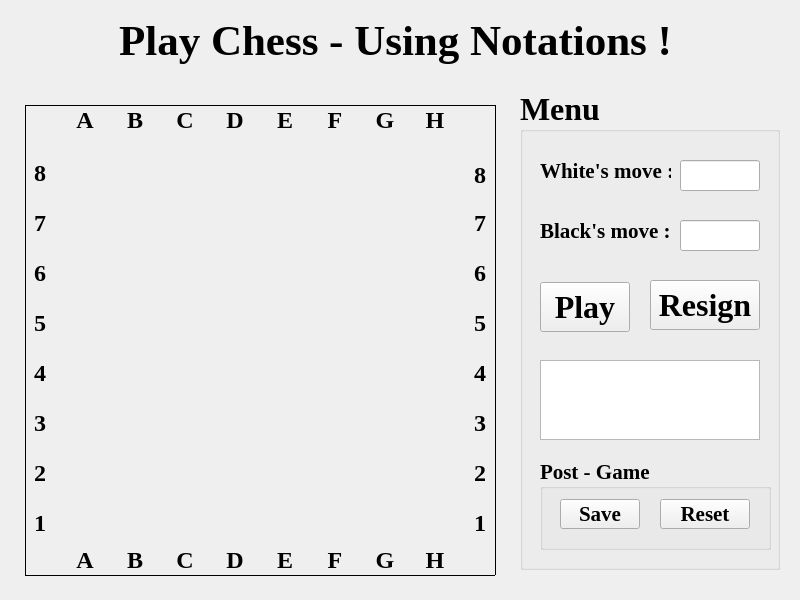
<?xml version="1.0" encoding="UTF-8"?>
<ui version="4.0">
 <class>MainWindow</class>
 <widget class="QMainWindow" name="MainWindow">
  <property name="geometry">
   <rect>
    <x>0</x>
    <y>0</y>
    <width>800</width>
    <height>600</height>
   </rect>
  </property>
  <property name="windowTitle">
   <string>Chess {410,140,50,50}</string>
  </property>
  <widget class="QWidget" name="centralwidget">
   <widget class="Line" name="line">
    <property name="geometry">
     <rect>
      <x>25</x>
      <y>100</y>
      <width>470</width>
      <height>10</height>
     </rect>
    </property>
    <property name="frameShadow">
     <enum>QFrame::Plain</enum>
    </property>
    <property name="orientation">
     <enum>Qt::Horizontal</enum>
    </property>
   </widget>
   <widget class="Line" name="line_2">
    <property name="geometry">
     <rect>
      <x>20</x>
      <y>106</y>
      <width>10</width>
      <height>470</height>
     </rect>
    </property>
    <property name="frameShadow">
     <enum>QFrame::Plain</enum>
    </property>
    <property name="orientation">
     <enum>Qt::Vertical</enum>
    </property>
   </widget>
   <widget class="Line" name="line_3">
    <property name="geometry">
     <rect>
      <x>490</x>
      <y>105</y>
      <width>10</width>
      <height>470</height>
     </rect>
    </property>
    <property name="frameShadow">
     <enum>QFrame::Plain</enum>
    </property>
    <property name="orientation">
     <enum>Qt::Vertical</enum>
    </property>
   </widget>
   <widget class="Line" name="line_4">
    <property name="geometry">
     <rect>
      <x>25</x>
      <y>570</y>
      <width>470</width>
      <height>10</height>
     </rect>
    </property>
    <property name="frameShadow">
     <enum>QFrame::Plain</enum>
    </property>
    <property name="orientation">
     <enum>Qt::Horizontal</enum>
    </property>
   </widget>
   <widget class="QLabel" name="label">
    <property name="geometry">
     <rect>
      <x>60</x>
      <y>110</y>
      <width>50</width>
      <height>20</height>
     </rect>
    </property>
    <property name="font">
     <font>
      <family>Times New Roman</family>
      <pointsize>18</pointsize>
      <weight>75</weight>
      <bold>true</bold>
     </font>
    </property>
    <property name="text">
     <string>A</string>
    </property>
    <property name="alignment">
     <set>Qt::AlignCenter</set>
    </property>
   </widget>
   <widget class="QLabel" name="label_2">
    <property name="geometry">
     <rect>
      <x>110</x>
      <y>110</y>
      <width>50</width>
      <height>20</height>
     </rect>
    </property>
    <property name="font">
     <font>
      <family>Times New Roman</family>
      <pointsize>18</pointsize>
      <weight>75</weight>
      <bold>true</bold>
     </font>
    </property>
    <property name="text">
     <string>B</string>
    </property>
    <property name="alignment">
     <set>Qt::AlignCenter</set>
    </property>
   </widget>
   <widget class="QLabel" name="label_3">
    <property name="geometry">
     <rect>
      <x>160</x>
      <y>110</y>
      <width>50</width>
      <height>20</height>
     </rect>
    </property>
    <property name="font">
     <font>
      <family>Times New Roman</family>
      <pointsize>18</pointsize>
      <weight>75</weight>
      <bold>true</bold>
     </font>
    </property>
    <property name="text">
     <string>C</string>
    </property>
    <property name="alignment">
     <set>Qt::AlignCenter</set>
    </property>
   </widget>
   <widget class="QLabel" name="label_4">
    <property name="geometry">
     <rect>
      <x>210</x>
      <y>110</y>
      <width>50</width>
      <height>20</height>
     </rect>
    </property>
    <property name="font">
     <font>
      <family>Times New Roman</family>
      <pointsize>18</pointsize>
      <weight>75</weight>
      <bold>true</bold>
     </font>
    </property>
    <property name="text">
     <string>D</string>
    </property>
    <property name="alignment">
     <set>Qt::AlignCenter</set>
    </property>
   </widget>
   <widget class="QLabel" name="label_5">
    <property name="geometry">
     <rect>
      <x>260</x>
      <y>110</y>
      <width>50</width>
      <height>20</height>
     </rect>
    </property>
    <property name="font">
     <font>
      <family>Times New Roman</family>
      <pointsize>18</pointsize>
      <weight>75</weight>
      <bold>true</bold>
     </font>
    </property>
    <property name="text">
     <string>E</string>
    </property>
    <property name="alignment">
     <set>Qt::AlignCenter</set>
    </property>
   </widget>
   <widget class="QLabel" name="label_6">
    <property name="geometry">
     <rect>
      <x>360</x>
      <y>110</y>
      <width>50</width>
      <height>20</height>
     </rect>
    </property>
    <property name="font">
     <font>
      <family>Times New Roman</family>
      <pointsize>18</pointsize>
      <weight>75</weight>
      <bold>true</bold>
     </font>
    </property>
    <property name="text">
     <string>G</string>
    </property>
    <property name="alignment">
     <set>Qt::AlignCenter</set>
    </property>
   </widget>
   <widget class="QLabel" name="label_7">
    <property name="geometry">
     <rect>
      <x>310</x>
      <y>110</y>
      <width>50</width>
      <height>20</height>
     </rect>
    </property>
    <property name="font">
     <font>
      <family>Times New Roman</family>
      <pointsize>18</pointsize>
      <weight>75</weight>
      <bold>true</bold>
     </font>
    </property>
    <property name="text">
     <string>F</string>
    </property>
    <property name="alignment">
     <set>Qt::AlignCenter</set>
    </property>
   </widget>
   <widget class="QLabel" name="label_8">
    <property name="geometry">
     <rect>
      <x>410</x>
      <y>110</y>
      <width>50</width>
      <height>20</height>
     </rect>
    </property>
    <property name="font">
     <font>
      <family>Times New Roman</family>
      <pointsize>18</pointsize>
      <weight>75</weight>
      <bold>true</bold>
     </font>
    </property>
    <property name="text">
     <string>H</string>
    </property>
    <property name="alignment">
     <set>Qt::AlignCenter</set>
    </property>
   </widget>
   <widget class="QLabel" name="label_9">
    <property name="geometry">
     <rect>
      <x>30</x>
      <y>510</y>
      <width>20</width>
      <height>26</height>
     </rect>
    </property>
    <property name="font">
     <font>
      <family>Times New Roman</family>
      <pointsize>18</pointsize>
      <weight>75</weight>
      <bold>true</bold>
     </font>
    </property>
    <property name="text">
     <string>1</string>
    </property>
    <property name="alignment">
     <set>Qt::AlignCenter</set>
    </property>
   </widget>
   <widget class="QLabel" name="label_10">
    <property name="geometry">
     <rect>
      <x>30</x>
      <y>460</y>
      <width>20</width>
      <height>26</height>
     </rect>
    </property>
    <property name="font">
     <font>
      <family>Times New Roman</family>
      <pointsize>18</pointsize>
      <weight>75</weight>
      <bold>true</bold>
     </font>
    </property>
    <property name="text">
     <string>2</string>
    </property>
    <property name="alignment">
     <set>Qt::AlignCenter</set>
    </property>
   </widget>
   <widget class="QLabel" name="label_11">
    <property name="geometry">
     <rect>
      <x>30</x>
      <y>360</y>
      <width>20</width>
      <height>26</height>
     </rect>
    </property>
    <property name="font">
     <font>
      <family>Times New Roman</family>
      <pointsize>18</pointsize>
      <weight>75</weight>
      <bold>true</bold>
     </font>
    </property>
    <property name="text">
     <string>4</string>
    </property>
    <property name="alignment">
     <set>Qt::AlignCenter</set>
    </property>
   </widget>
   <widget class="QLabel" name="label_12">
    <property name="geometry">
     <rect>
      <x>30</x>
      <y>210</y>
      <width>20</width>
      <height>26</height>
     </rect>
    </property>
    <property name="font">
     <font>
      <family>Times New Roman</family>
      <pointsize>18</pointsize>
      <weight>75</weight>
      <bold>true</bold>
     </font>
    </property>
    <property name="text">
     <string>7</string>
    </property>
    <property name="alignment">
     <set>Qt::AlignCenter</set>
    </property>
   </widget>
   <widget class="QLabel" name="label_13">
    <property name="geometry">
     <rect>
      <x>30</x>
      <y>410</y>
      <width>20</width>
      <height>26</height>
     </rect>
    </property>
    <property name="font">
     <font>
      <family>Times New Roman</family>
      <pointsize>18</pointsize>
      <weight>75</weight>
      <bold>true</bold>
     </font>
    </property>
    <property name="text">
     <string>3</string>
    </property>
    <property name="alignment">
     <set>Qt::AlignCenter</set>
    </property>
   </widget>
   <widget class="QLabel" name="label_14">
    <property name="geometry">
     <rect>
      <x>30</x>
      <y>260</y>
      <width>20</width>
      <height>26</height>
     </rect>
    </property>
    <property name="font">
     <font>
      <family>Times New Roman</family>
      <pointsize>18</pointsize>
      <weight>75</weight>
      <bold>true</bold>
     </font>
    </property>
    <property name="text">
     <string>6</string>
    </property>
    <property name="alignment">
     <set>Qt::AlignCenter</set>
    </property>
   </widget>
   <widget class="QLabel" name="label_15">
    <property name="geometry">
     <rect>
      <x>30</x>
      <y>310</y>
      <width>20</width>
      <height>26</height>
     </rect>
    </property>
    <property name="font">
     <font>
      <family>Times New Roman</family>
      <pointsize>18</pointsize>
      <weight>75</weight>
      <bold>true</bold>
     </font>
    </property>
    <property name="text">
     <string>5</string>
    </property>
    <property name="alignment">
     <set>Qt::AlignCenter</set>
    </property>
   </widget>
   <widget class="QLabel" name="label_16">
    <property name="geometry">
     <rect>
      <x>30</x>
      <y>160</y>
      <width>20</width>
      <height>26</height>
     </rect>
    </property>
    <property name="font">
     <font>
      <family>Times New Roman</family>
      <pointsize>18</pointsize>
      <weight>75</weight>
      <bold>true</bold>
     </font>
    </property>
    <property name="text">
     <string>8</string>
    </property>
    <property name="alignment">
     <set>Qt::AlignCenter</set>
    </property>
   </widget>
   <widget class="QLabel" name="label_17">
    <property name="geometry">
     <rect>
      <x>470</x>
      <y>510</y>
      <width>20</width>
      <height>26</height>
     </rect>
    </property>
    <property name="font">
     <font>
      <family>Times New Roman</family>
      <pointsize>18</pointsize>
      <weight>75</weight>
      <bold>true</bold>
     </font>
    </property>
    <property name="text">
     <string>1</string>
    </property>
    <property name="alignment">
     <set>Qt::AlignCenter</set>
    </property>
   </widget>
   <widget class="QLabel" name="label_18">
    <property name="geometry">
     <rect>
      <x>470</x>
      <y>410</y>
      <width>20</width>
      <height>26</height>
     </rect>
    </property>
    <property name="font">
     <font>
      <family>Times New Roman</family>
      <pointsize>18</pointsize>
      <weight>75</weight>
      <bold>true</bold>
     </font>
    </property>
    <property name="text">
     <string>3</string>
    </property>
    <property name="alignment">
     <set>Qt::AlignCenter</set>
    </property>
   </widget>
   <widget class="QLabel" name="label_19">
    <property name="geometry">
     <rect>
      <x>470</x>
      <y>460</y>
      <width>20</width>
      <height>26</height>
     </rect>
    </property>
    <property name="font">
     <font>
      <family>Times New Roman</family>
      <pointsize>18</pointsize>
      <weight>75</weight>
      <bold>true</bold>
     </font>
    </property>
    <property name="text">
     <string>2</string>
    </property>
    <property name="alignment">
     <set>Qt::AlignCenter</set>
    </property>
   </widget>
   <widget class="QLabel" name="label_20">
    <property name="geometry">
     <rect>
      <x>470</x>
      <y>360</y>
      <width>20</width>
      <height>26</height>
     </rect>
    </property>
    <property name="font">
     <font>
      <family>Times New Roman</family>
      <pointsize>18</pointsize>
      <weight>75</weight>
      <bold>true</bold>
     </font>
    </property>
    <property name="text">
     <string>4</string>
    </property>
    <property name="alignment">
     <set>Qt::AlignCenter</set>
    </property>
   </widget>
   <widget class="QLabel" name="label_21">
    <property name="geometry">
     <rect>
      <x>470</x>
      <y>310</y>
      <width>20</width>
      <height>26</height>
     </rect>
    </property>
    <property name="font">
     <font>
      <family>Times New Roman</family>
      <pointsize>18</pointsize>
      <weight>75</weight>
      <bold>true</bold>
     </font>
    </property>
    <property name="text">
     <string>5</string>
    </property>
    <property name="alignment">
     <set>Qt::AlignCenter</set>
    </property>
   </widget>
   <widget class="QLabel" name="label_22">
    <property name="geometry">
     <rect>
      <x>470</x>
      <y>260</y>
      <width>20</width>
      <height>26</height>
     </rect>
    </property>
    <property name="font">
     <font>
      <family>Times New Roman</family>
      <pointsize>18</pointsize>
      <weight>75</weight>
      <bold>true</bold>
     </font>
    </property>
    <property name="text">
     <string>6</string>
    </property>
    <property name="alignment">
     <set>Qt::AlignCenter</set>
    </property>
   </widget>
   <widget class="QLabel" name="label_23">
    <property name="geometry">
     <rect>
      <x>470</x>
      <y>210</y>
      <width>20</width>
      <height>26</height>
     </rect>
    </property>
    <property name="font">
     <font>
      <family>Times New Roman</family>
      <pointsize>18</pointsize>
      <weight>75</weight>
      <bold>true</bold>
     </font>
    </property>
    <property name="text">
     <string>7</string>
    </property>
    <property name="alignment">
     <set>Qt::AlignCenter</set>
    </property>
   </widget>
   <widget class="QLabel" name="label_24">
    <property name="geometry">
     <rect>
      <x>470</x>
      <y>160</y>
      <width>20</width>
      <height>30</height>
     </rect>
    </property>
    <property name="font">
     <font>
      <family>Times New Roman</family>
      <pointsize>18</pointsize>
      <weight>75</weight>
      <bold>true</bold>
     </font>
    </property>
    <property name="text">
     <string>8</string>
    </property>
    <property name="alignment">
     <set>Qt::AlignCenter</set>
    </property>
   </widget>
   <widget class="QLabel" name="label_25">
    <property name="geometry">
     <rect>
      <x>60</x>
      <y>550</y>
      <width>50</width>
      <height>20</height>
     </rect>
    </property>
    <property name="font">
     <font>
      <family>Times New Roman</family>
      <pointsize>18</pointsize>
      <weight>75</weight>
      <bold>true</bold>
     </font>
    </property>
    <property name="text">
     <string>A</string>
    </property>
    <property name="alignment">
     <set>Qt::AlignCenter</set>
    </property>
   </widget>
   <widget class="QLabel" name="label_26">
    <property name="geometry">
     <rect>
      <x>260</x>
      <y>550</y>
      <width>50</width>
      <height>20</height>
     </rect>
    </property>
    <property name="font">
     <font>
      <family>Times New Roman</family>
      <pointsize>18</pointsize>
      <weight>75</weight>
      <bold>true</bold>
     </font>
    </property>
    <property name="text">
     <string>E</string>
    </property>
    <property name="alignment">
     <set>Qt::AlignCenter</set>
    </property>
   </widget>
   <widget class="QLabel" name="label_27">
    <property name="geometry">
     <rect>
      <x>110</x>
      <y>550</y>
      <width>50</width>
      <height>20</height>
     </rect>
    </property>
    <property name="font">
     <font>
      <family>Times New Roman</family>
      <pointsize>18</pointsize>
      <weight>75</weight>
      <bold>true</bold>
     </font>
    </property>
    <property name="text">
     <string>B</string>
    </property>
    <property name="alignment">
     <set>Qt::AlignCenter</set>
    </property>
   </widget>
   <widget class="QLabel" name="label_28">
    <property name="geometry">
     <rect>
      <x>210</x>
      <y>550</y>
      <width>50</width>
      <height>20</height>
     </rect>
    </property>
    <property name="font">
     <font>
      <family>Times New Roman</family>
      <pointsize>18</pointsize>
      <weight>75</weight>
      <bold>true</bold>
     </font>
    </property>
    <property name="text">
     <string>D</string>
    </property>
    <property name="alignment">
     <set>Qt::AlignCenter</set>
    </property>
   </widget>
   <widget class="QLabel" name="label_29">
    <property name="geometry">
     <rect>
      <x>360</x>
      <y>550</y>
      <width>50</width>
      <height>20</height>
     </rect>
    </property>
    <property name="font">
     <font>
      <family>Times New Roman</family>
      <pointsize>18</pointsize>
      <weight>75</weight>
      <bold>true</bold>
     </font>
    </property>
    <property name="text">
     <string>G</string>
    </property>
    <property name="alignment">
     <set>Qt::AlignCenter</set>
    </property>
   </widget>
   <widget class="QLabel" name="label_30">
    <property name="geometry">
     <rect>
      <x>310</x>
      <y>550</y>
      <width>50</width>
      <height>20</height>
     </rect>
    </property>
    <property name="font">
     <font>
      <family>Times New Roman</family>
      <pointsize>18</pointsize>
      <weight>75</weight>
      <bold>true</bold>
     </font>
    </property>
    <property name="text">
     <string>F</string>
    </property>
    <property name="alignment">
     <set>Qt::AlignCenter</set>
    </property>
   </widget>
   <widget class="QLabel" name="label_31">
    <property name="geometry">
     <rect>
      <x>410</x>
      <y>550</y>
      <width>50</width>
      <height>20</height>
     </rect>
    </property>
    <property name="font">
     <font>
      <family>Times New Roman</family>
      <pointsize>18</pointsize>
      <weight>75</weight>
      <bold>true</bold>
     </font>
    </property>
    <property name="text">
     <string>H</string>
    </property>
    <property name="alignment">
     <set>Qt::AlignCenter</set>
    </property>
   </widget>
   <widget class="QLabel" name="label_32">
    <property name="geometry">
     <rect>
      <x>160</x>
      <y>550</y>
      <width>50</width>
      <height>20</height>
     </rect>
    </property>
    <property name="font">
     <font>
      <family>Times New Roman</family>
      <pointsize>18</pointsize>
      <weight>75</weight>
      <bold>true</bold>
     </font>
    </property>
    <property name="text">
     <string>C</string>
    </property>
    <property name="alignment">
     <set>Qt::AlignCenter</set>
    </property>
   </widget>
   <widget class="QGroupBox" name="groupBox">
    <property name="geometry">
     <rect>
      <x>520</x>
      <y>90</y>
      <width>260</width>
      <height>480</height>
     </rect>
    </property>
    <property name="font">
     <font>
      <family>Times New Roman</family>
      <pointsize>24</pointsize>
      <weight>75</weight>
      <bold>true</bold>
     </font>
    </property>
    <property name="title">
     <string>Menu</string>
    </property>
    <widget class="QLabel" name="label_33">
     <property name="geometry">
      <rect>
       <x>20</x>
       <y>60</y>
       <width>131</width>
       <height>41</height>
      </rect>
     </property>
     <property name="font">
      <font>
       <family>Times New Roman</family>
       <pointsize>16</pointsize>
       <weight>75</weight>
       <bold>true</bold>
      </font>
     </property>
     <property name="text">
      <string>White's move :</string>
     </property>
    </widget>
    <widget class="QLineEdit" name="lineEdit">
     <property name="geometry">
      <rect>
       <x>160</x>
       <y>70</y>
       <width>80</width>
       <height>31</height>
      </rect>
     </property>
     <property name="font">
      <font>
       <family>Times New Roman</family>
       <pointsize>14</pointsize>
       <weight>75</weight>
       <bold>true</bold>
      </font>
     </property>
     <property name="text">
      <string/>
     </property>
    </widget>
    <widget class="QLabel" name="label_34">
     <property name="geometry">
      <rect>
       <x>20</x>
       <y>120</y>
       <width>131</width>
       <height>41</height>
      </rect>
     </property>
     <property name="font">
      <font>
       <family>Times New Roman</family>
       <pointsize>16</pointsize>
       <weight>75</weight>
       <bold>true</bold>
      </font>
     </property>
     <property name="text">
      <string>Black's move :</string>
     </property>
    </widget>
    <widget class="QLineEdit" name="lineEdit_2">
     <property name="geometry">
      <rect>
       <x>160</x>
       <y>130</y>
       <width>80</width>
       <height>31</height>
      </rect>
     </property>
     <property name="font">
      <font>
       <family>Times New Roman</family>
       <pointsize>14</pointsize>
       <weight>75</weight>
       <bold>true</bold>
      </font>
     </property>
     <property name="text">
      <string/>
     </property>
    </widget>
    <widget class="QPushButton" name="pushButton_A">
     <property name="geometry">
      <rect>
       <x>20</x>
       <y>192</y>
       <width>90</width>
       <height>50</height>
      </rect>
     </property>
     <property name="text">
      <string>Play</string>
     </property>
    </widget>
    <widget class="QPushButton" name="pushButton_B">
     <property name="geometry">
      <rect>
       <x>130</x>
       <y>190</y>
       <width>110</width>
       <height>50</height>
      </rect>
     </property>
     <property name="text">
      <string>Resign</string>
     </property>
    </widget>
    <widget class="QTextBrowser" name="textBrowser">
     <property name="geometry">
      <rect>
       <x>20</x>
       <y>270</y>
       <width>220</width>
       <height>80</height>
      </rect>
     </property>
    </widget>
    <widget class="QGroupBox" name="groupBox_2">
     <property name="geometry">
      <rect>
       <x>20</x>
       <y>369</y>
       <width>231</width>
       <height>91</height>
      </rect>
     </property>
     <property name="font">
      <font>
       <family>Times New Roman</family>
       <pointsize>16</pointsize>
       <weight>75</weight>
       <bold>true</bold>
      </font>
     </property>
     <property name="title">
      <string>Post - Game</string>
     </property>
     <widget class="QPushButton" name="pushButton_C">
      <property name="geometry">
       <rect>
        <x>20</x>
        <y>40</y>
        <width>80</width>
        <height>30</height>
       </rect>
      </property>
      <property name="text">
       <string>Save</string>
      </property>
     </widget>
     <widget class="QPushButton" name="pushButton_D">
      <property name="geometry">
       <rect>
        <x>120</x>
        <y>40</y>
        <width>90</width>
        <height>30</height>
       </rect>
      </property>
      <property name="text">
       <string>Reset</string>
      </property>
     </widget>
    </widget>
   </widget>
   <widget class="QLabel" name="label_35">
    <property name="geometry">
     <rect>
      <x>20</x>
      <y>10</y>
      <width>751</width>
      <height>60</height>
     </rect>
    </property>
    <property name="font">
     <font>
      <family>Times New Roman</family>
      <pointsize>32</pointsize>
      <weight>75</weight>
      <bold>true</bold>
     </font>
    </property>
    <property name="text">
     <string>Play Chess - Using Notations !</string>
    </property>
    <property name="alignment">
     <set>Qt::AlignCenter</set>
    </property>
   </widget>
  </widget>
 </widget>
 <resources/>
 <connections/>
</ui>
